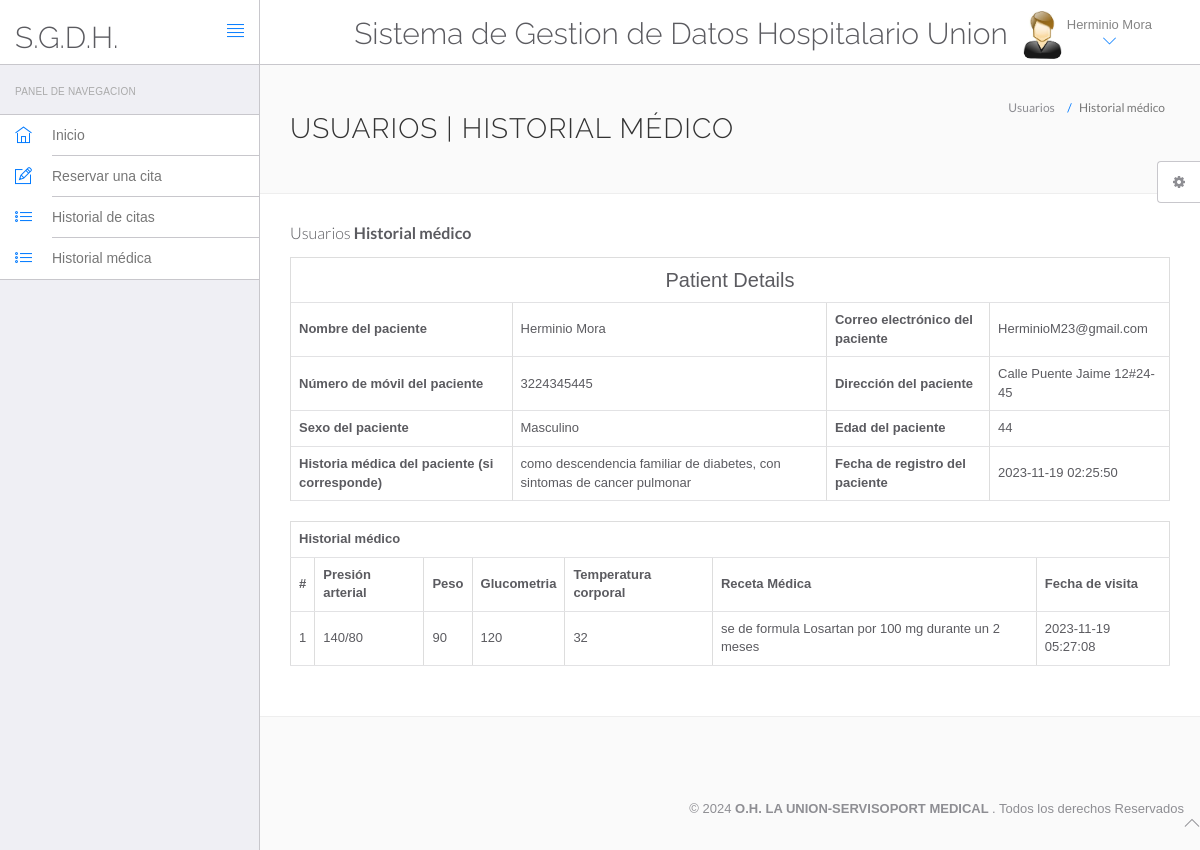
The page /hms/view-medhistory.php?viewid=1 (signed in) on the database its author committed.
### tables this page shows
CREATE TABLE `users` (
  `id` int(11) NOT NULL,
  `fullName` varchar(255) DEFAULT NULL,
  `address` longtext,
  `city` varchar(255) DEFAULT NULL,
  `gender` varchar(255) DEFAULT NULL,
  `email` varchar(255) DEFAULT NULL,
  `password` varchar(255) DEFAULT NULL,
  `regDate` timestamp NULL DEFAULT CURRENT_TIMESTAMP,
  `updationDate` timestamp NULL DEFAULT NULL ON UPDATE CURRENT_TIMESTAMP
);

CREATE TABLE `tblpatient` (
  `ID` int(10) NOT NULL,
  `Docid` int(10) DEFAULT NULL,
  `PatientName` varchar(200) DEFAULT NULL,
  `PatientContno` bigint(10) DEFAULT NULL,
  `PatientEmail` varchar(200) DEFAULT NULL,
  `PatientGender` varchar(50) DEFAULT NULL,
  `PatientAdd` mediumtext,
  `PatientAge` int(10) DEFAULT NULL,
  `PatientMedhis` mediumtext,
  `CreationDate` timestamp NULL DEFAULT CURRENT_TIMESTAMP,
  `UpdationDate` timestamp NULL DEFAULT NULL ON UPDATE CURRENT_TIMESTAMP
);

CREATE TABLE `tblmedicalhistory` (
  `ID` int(10) NOT NULL,
  `PatientID` int(10) DEFAULT NULL,
  `BloodPressure` varchar(200) DEFAULT NULL,
  `BloodSugar` varchar(200) NOT NULL,
  `Weight` varchar(100) DEFAULT NULL,
  `Temperature` varchar(200) DEFAULT NULL,
  `MedicalPres` mediumtext,
  `CreationDate` timestamp NOT NULL DEFAULT CURRENT_TIMESTAMP ON UPDATE CURRENT_TIMESTAMP
);

### hms/view-medhistory.php (the view, shortened to what this page needs)
<?php
include('include/config.php');
?>
<!DOCTYPE html>
<html lang="en">
	<head>
		<link rel="stylesheet" href="vendor/bootstrap/css/bootstrap.min.css">
		<link rel="stylesheet" href="vendor/fontawesome/css/font-awesome.min.css">
		<link rel="stylesheet" href="vendor/themify-icons/themify-icons.min.css">
		<link href="vendor/animate.css/animate.min.css" rel="stylesheet" media="screen">
		<link href="vendor/perfect-scrollbar/perfect-scrollbar.min.css" rel="stylesheet" media="screen">
		<link href="vendor/switchery/switchery.min.css" rel="stylesheet" media="screen">
		<link href="vendor/bootstrap-touchspin/jquery.bootstrap-touchspin.min.css" rel="stylesheet" media="screen">
		<link href="vendor/select2/select2.min.css" rel="stylesheet" media="screen">
		<link href="vendor/bootstrap-datepicker/bootstrap-datepicker3.standalone.min.css" rel="stylesheet" media="screen">
		<link href="vendor/bootstrap-timepicker/bootstrap-timepicker.min.css" rel="stylesheet" media="screen">
		<link rel="stylesheet" href="assets/css/styles.css">
		<link rel="stylesheet" href="assets/css/plugins.css">
		<link rel="stylesheet" href="assets/css/themes/theme-1.css" id="skin_color" />
	</head>
	<body>
		<div id="app">
<?php include('include/sidebar.php');?>
<div class="app-content">
<?php include('include/header.php');?>
<div class="main-content" >
<div class="wrap-content container" id="container">
<section id="page-title">
<div class="row">
<div class="col-sm-8">
<h1 class="mainTitle">Usuarios | Historial médico</h1>
</div>
<ol class="breadcrumb">
<li>
<span>Usuarios</span>
</li>
<li class="active">
<span>Historial médico</span>
</li>
</ol>
</div>
</section>
<div class="container-fluid container-fullw bg-white">
<div class="row">
<div class="col-md-12">
<h5 class="over-title margin-bottom-15">Usuarios <span class="text-bold">Historial médico</span></h5>
<?php
                               $vid=$_GET['viewid'];
                               $ret=mysqli_query($con,"select * from tblpatient where ID='$vid'");
$cnt=1;
while ($row=mysqli_fetch_array($ret)) {
                               ?>
<table border="1" class="table table-bordered">
 <tr align="center">
<td colspan="4" style="font-size:20px;color:blue">
 Patient Details</td></tr>
    <tr>
     <th scope>Nombre del paciente</th>
     <td><?php echo $row['PatientName'];?></td>
     <th scope>Correo electrónico del paciente</th>
     <td><?php echo $row['PatientEmail'];?></td
   </tr>
   <tr>
     <th scope>Número de móvil del paciente</th>
     <td><?php echo $row['PatientContno'];?></td>
     <th>Dirección del paciente</th>
     <td><?php echo $row['PatientAdd'];?></td>
   </tr>
     <tr>
     <th>Sexo del paciente</th>
     <td><?php echo $row['PatientGender'];?></td>
     <th>Edad del paciente</th>
     <td><?php echo $row['PatientAge'];?></td>
   </tr>
   <tr>
     <th>Historia médica del paciente (si corresponde)</th>
     <td><?php echo $row['PatientMedhis'];?></td>
      <th>Fecha de registro del paciente</th>
     <td><?php echo $row['CreationDate'];?></td>
   </tr>
<?php }?>
</table>
<?php
$ret=mysqli_query($con,"select * from tblmedicalhistory  where PatientID='$vid'");
 ?>
<table id="datatable" class="table table-bordered dt-responsive nowrap" style="border-collapse: collapse; border-spacing: 0; width: 100%;">
  <tr align="center">
   <th colspan="8" >Historial médico</th>
  </tr>
  <tr>
    <th>#</th>
<th>Presión arterial</th>
<th>Peso</th>
<th>Glucometria</th>
<th>Temperatura corporal</th>
<th>Receta Médica</th>
<th>Fecha de visita</th>
</tr>
<?php
while ($row=mysqli_fetch_array($ret)) {
  ?>
<tr>
  <td><?php echo $cnt;?></td>
 <td><?php  echo $row['BloodPressure'];?></td>
 <td><?php  echo $row['Weight'];?></td>
 <td><?php  echo $row['BloodSugar'];?></td>
  <td><?php  echo $row['Temperature'];?></td>
  <td><?php  echo $row['MedicalPres'];?></td>
  <td><?php  echo $row['CreationDate'];?></td>
</tr>
<?php $cnt=$cnt+1;} ?>
</table>
</div>
</div>
</div>
</div>
</div>
</div>
</div>
	<?php include('include/footer.php');?>
	<?php include('include/setting.php');?>
	</body>
</html>

### hms/include/header.php (shortened to what this page needs)
<header class="navbar navbar-default navbar-static-top">
					<div class="navbar-header">
						<a class="navbar-brand" href="#">
							<h2 style="padding-top:20% ">S.G.D.H.</h2>
						</a>
						<a href="#" class="sidebar-toggler pull-right visible-md visible-lg" data-toggle-class="app-sidebar-closed" data-toggle-target="#app">
							<i class="ti-align-justify"></i>
						</a>
					</div>
					<div class="navbar-collapse collapse">
						<ul class="nav navbar-right">
								<li  style="padding-top:2% ">
								<h2>Sistema de Gestion de Datos Hospitalario Union</h2>
							</li>
							<li class="dropdown current-user">
								<a href class="dropdown-toggle" data-toggle="dropdown">
									<img src="assets/images/images.jpg"> <span class="username">
									<?php $query=mysqli_query($con,"select fullName from users where id='".$_SESSION['id']."'");
while($row=mysqli_fetch_array($query))
{
	echo $row['fullName'];
}
									?> <i class="ti-angle-down"></i></i></span>
								</a>
							</li>
						</ul>
					</div>
				</header>

### hms/assets/css/themes/theme-1.css (style rules this page uses)
body { background: #FAFAFA; }
header .navbar-header { background: #ffffff !important; border-right-color: #c8c7cc !important; border-bottom-color: #c8c7cc !important; }
header .navbar-header .sidebar-toggler, header .navbar-header .sidebar-mobile-toggler { color: #007aff !important; }
header .navbar-header .navbar-brand { color: #777 !important; }
header .navbar-collapse { background: #ffffff !important; border-bottom-color: #c8c7cc !important; box-shadow: none !important; }
header .navbar-collapse .navbar-right > li > a { color: #777; }
header .navbar-collapse .navbar-right > li > a i { color: #007aff !important; }

### rows shown on the page
users: fullName "Herminio Mora"
tblpatient: PatientName "Herminio Mora", PatientEmail "HerminioM23@gmail.com", PatientContno "3224345445", PatientAdd "Calle Puente Jaime 12#24-45", PatientGender "Masculino", PatientAge "44", PatientMedhis "como descendencia familiar de diabetes, con sintomas de cancer pulmonar", CreationDate "2023-11-19 02:25:50"
tblmedicalhistory: BloodPressure "140/80", Weight "90", BloodSugar "120", Temperature "32", MedicalPres "se de formula Losartan por 100 mg durante un 2 meses", CreationDate "2023-11-19 05:27:08"
